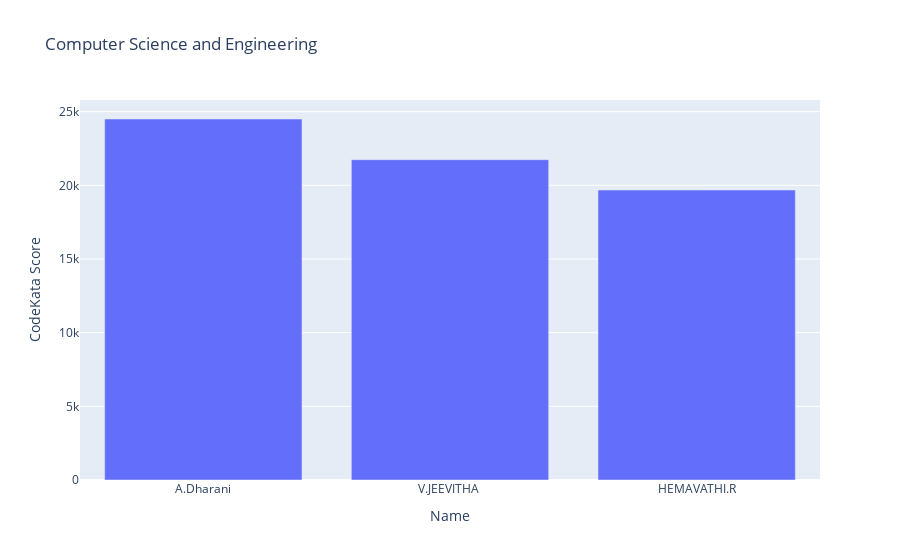

Here is the notebook cell this chart was saved with:
### Markdown cell above
###### Department wise toppers (horizantal bar graph or any visual representations of your choice)

### Code cell
csetop=CSE.nlargest(3,columns=["CodeKata Score"])
fig = px.bar(csetop, x='Name', y='CodeKata Score',title='Computer Science and Engineering')
fig.show()

### Figure 1 — Plotly figure (JSON) as saved in the notebook; plotly's stock layout.template omitted (floating-point values rounded to 4 significant figures)
{"data": [{"alignmentgroup": "True", "hovertemplate": "Name=%{x}<br>CodeKata Score=%{y}<extra></extra>", "legendgroup": "", "marker": {"color": "#636efa", "pattern": {"shape": ""}}, "name": "", "offsetgroup": "", "orientation": "v", "showlegend": false, "textposition": "auto", "type": "bar", "x": ["A.Dharani", "V.JEEVITHA ", "HEMAVATHI.R"], "xaxis": "x", "y": [24500, 21740, 19680], "yaxis": "y"}], "layout": {"barmode": "relative", "legend": {"tracegroupgap": 0}, "title": {"text": "Computer Science and Engineering"}, "xaxis": {"anchor": "y", "domain": [0, 1], "title": {"text": "Name"}}, "yaxis": {"anchor": "x", "domain": [0, 1], "title": {"text": "CodeKata Score"}}}}
